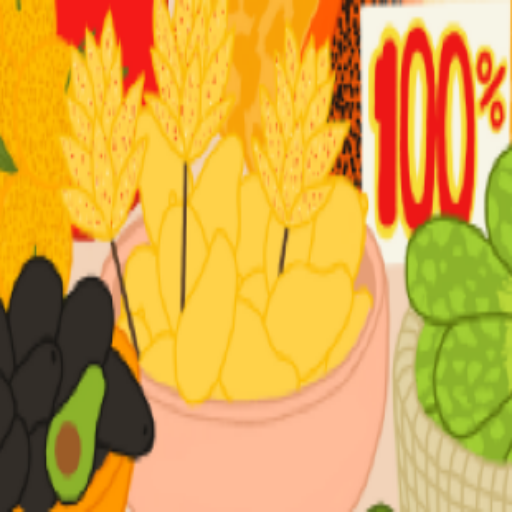
//> input picture inter_linear/project_clean/512_512Test.PNG, 512 x 512 px
$ ./kernel_driver_cpp   (built with g++ and OpenCV 4)
//> lines starting //> are read from the running program, lines starting //| are printed output that depends on the picture
### inter_linear/project_clean/kernel.h
#include <immintrin.h>


// [7 lines left out: function print_ymm, not called in this run]

inline void kernel
(
 int a,
 int b,
 float* src,
 float* output
 ){

  __m256 ymm0, ymm1, ymm2, ymm3, ymm4, ymm5, ymm6, ymm7;
  __m256 ymm8, ymm9, ymm10, ymm11, ymm12, ymm13, ymm14;
  __m256i ymm15 = _mm256_set_epi32(3,3,2,2,1,1,0,0);


  int line_len = 8 * b + 1;
  float* src_ptr = src;
  float* out_ptr = output;


  float TL1[8] = {0.5625,0.1875,0.5625,0.1875,0.5625,0.1875,0.5625,0.1875}; //BL2
  float TL2[8] = {0.1875,0.0625,0.1875,0.0625,0.1875,0.0625,0.1875,0.0625}; //BL1
  float TR1[8] = {0.1875,0.5625,0.1875,0.5625,0.1875,0.5625,0.1875,0.5625}; //BR2
  float TR2[8] = {0.0625,0.1875,0.0625,0.1875,0.0625,0.1875,0.0625,0.1875}; //BR1

  float BL1[8] = {0.1875,0.0625,0.1875,0.0625,0.1875,0.0625,0.1875,0.0625};
  float BL2[8] = {0.5625,0.1875,0.5625,0.1875,0.5625,0.1875,0.5625,0.1875};
  float BR1[8] = {0.0625,0.1875,0.0625,0.1875,0.0625,0.1875,0.0625,0.1875};
  float BR2[8] = {0.1875,0.5625,0.1875,0.5625,0.1875,0.5625,0.1875,0.5625};


  for (int i = 0; i < a; i++){
    for (int j = 0; j < b; j++){
      src_ptr = src + i * 3 * (8 * b + 1) + 8 * j;
      out_ptr = output + i * 6 * 16 * b + 16 * j;
      ymm0 = _mm256_setzero_ps();  ymm1 = _mm256_setzero_ps();
      ymm2 = _mm256_setzero_ps();  ymm3 = _mm256_setzero_ps();
      ymm4 = _mm256_setzero_ps();  ymm5 = _mm256_setzero_ps();
      ymm6 = _mm256_setzero_ps();  ymm7 = _mm256_setzero_ps();
      ymm8 = _mm256_setzero_ps();  ymm9 = _mm256_setzero_ps();
      ymm10 = _mm256_setzero_ps();  ymm11 = _mm256_setzero_ps();


      ymm13 = _mm256_load_ps(TL1);
      ymm14 = _mm256_load_ps(TL2);


      ymm12 = _mm256_loadu_ps(src_ptr);
      ymm12 = _mm256_permutevar8x32_ps(ymm12, ymm15); //00112233
      ymm0 = _mm256_fmadd_ps(ymm12, ymm13, ymm0);
      ymm1 = _mm256_fmadd_ps(ymm12, ymm14, ymm1);


      ymm12 = _mm256_loadu_ps(src_ptr + line_len);
      ymm12 = _mm256_permutevar8x32_ps(ymm12, ymm15); //00112233
      ymm0 = _mm256_fmadd_ps(ymm12, ymm14, ymm0);
      ymm1 = _mm256_fmadd_ps(ymm12, ymm13, ymm1);
      ymm2 = _mm256_fmadd_ps(ymm12, ymm13, ymm2);
      ymm3 = _mm256_fmadd_ps(ymm12, ymm14, ymm3);

      ymm12 = _mm256_loadu_ps(src_ptr + 2 * line_len);
      ymm12 = _mm256_permutevar8x32_ps(ymm12, ymm15); //00112233
      ymm2 = _mm256_fmadd_ps(ymm12, ymm14, ymm2);
      ymm3 = _mm256_fmadd_ps(ymm12, ymm13, ymm3);
      ymm4 = _mm256_fmadd_ps(ymm12, ymm13, ymm4);
      ymm5 = _mm256_fmadd_ps(ymm12, ymm14, ymm5);

      ymm12 = _mm256_loadu_ps(src_ptr + 3 * line_len);
      ymm12 = _mm256_permutevar8x32_ps(ymm12, ymm15); //00112233
      ymm4 = _mm256_fmadd_ps(ymm12, ymm14, ymm4);
      ymm5 = _mm256_fmadd_ps(ymm12, ymm13, ymm5);


      ymm12 = _mm256_loadu_ps(src_ptr + 4);
      ymm12 = _mm256_permutevar8x32_ps(ymm12, ymm15); //00112233
      ymm6 = _mm256_fmadd_ps(ymm12, ymm13, ymm6);
      ymm7 = _mm256_fmadd_ps(ymm12, ymm14, ymm7);

      ymm12 = _mm256_loadu_ps(src_ptr + line_len + 4);
      ymm12 = _mm256_permutevar8x32_ps(ymm12, ymm15); //00112233
      ymm6 = _mm256_fmadd_ps(ymm12, ymm14, ymm6);
      ymm7 = _mm256_fmadd_ps(ymm12, ymm13, ymm7);
      ymm8 = _mm256_fmadd_ps(ymm12, ymm13, ymm8);
      ymm9 = _mm256_fmadd_ps(ymm12, ymm14, ymm9);

      ymm12 = _mm256_loadu_ps(src_ptr + 2 * line_len + 4);
      ymm12 = _mm256_permutevar8x32_ps(ymm12, ymm15); //00112233
      ymm8 = _mm256_fmadd_ps(ymm12, ymm14, ymm8);
      ymm9 = _mm256_fmadd_ps(ymm12, ymm13, ymm9);
      ymm10 = _mm256_fmadd_ps(ymm12, ymm13, ymm10);
      ymm11 = _mm256_fmadd_ps(ymm12, ymm14, ymm11);

      ymm12 = _mm256_loadu_ps(src_ptr + 3 * line_len + 4);
      ymm12 = _mm256_permutevar8x32_ps(ymm12, ymm15); //00112233
      ymm10 = _mm256_fmadd_ps(ymm12, ymm14, ymm10);
      ymm11 = _mm256_fmadd_ps(ymm12, ymm13, ymm11);


      ymm13 = _mm256_load_ps(TR1);
      ymm14 = _mm256_load_ps(TR2);

      ymm12 = _mm256_loadu_ps(src_ptr + 1);
      ymm12 = _mm256_permutevar8x32_ps(ymm12, ymm15); //00112233
      ymm0 = _mm256_fmadd_ps(ymm12, ymm13, ymm0);
      ymm1 = _mm256_fmadd_ps(ymm12, ymm14, ymm1);

      ymm12 = _mm256_loadu_ps(src_ptr + line_len + 1);
      ymm12 = _mm256_permutevar8x32_ps(ymm12, ymm15); //00112233
      ymm0 = _mm256_fmadd_ps(ymm12, ymm14, ymm0);
      ymm1 = _mm256_fmadd_ps(ymm12, ymm13, ymm1);
      ymm2 = _mm256_fmadd_ps(ymm12, ymm13, ymm2);
      ymm3 = _mm256_fmadd_ps(ymm12, ymm14, ymm3);

      ymm12 = _mm256_loadu_ps(src_ptr + 2 * line_len + 1);
      ymm12 = _mm256_permutevar8x32_ps(ymm12, ymm15); //00112233
      ymm2 = _mm256_fmadd_ps(ymm12, ymm14, ymm2);
      ymm3 = _mm256_fmadd_ps(ymm12, ymm13, ymm3);
      ymm4 = _mm256_fmadd_ps(ymm12, ymm13, ymm4);
      ymm5 = _mm256_fmadd_ps(ymm12, ymm14, ymm5);

      ymm12 = _mm256_loadu_ps(src_ptr + 3 * line_len + 1);
      ymm12 = _mm256_permutevar8x32_ps(ymm12, ymm15); //00112233
      ymm4 = _mm256_fmadd_ps(ymm12, ymm14, ymm4);
      ymm5 = _mm256_fmadd_ps(ymm12, ymm13, ymm5);


      ymm12 = _mm256_loadu_ps(src_ptr + 4 + 1);
      ymm12 = _mm256_permutevar8x32_ps(ymm12, ymm15); //00112233
      ymm6 = _mm256_fmadd_ps(ymm12, ymm13, ymm6);
      ymm7 = _mm256_fmadd_ps(ymm12, ymm14, ymm7);

      ymm12 = _mm256_loadu_ps(src_ptr + line_len + 4 + 1);
      ymm12 = _mm256_permutevar8x32_ps(ymm12, ymm15); //00112233
      ymm6 = _mm256_fmadd_ps(ymm12, ymm14, ymm6);
      ymm7 = _mm256_fmadd_ps(ymm12, ymm13, ymm7);
      ymm8 = _mm256_fmadd_ps(ymm12, ymm13, ymm8);
      ymm9 = _mm256_fmadd_ps(ymm12, ymm14, ymm9);

      ymm12 = _mm256_loadu_ps(src_ptr + 2 * line_len + 4 + 1);
      ymm12 = _mm256_permutevar8x32_ps(ymm12, ymm15); //00112233
      ymm8 = _mm256_fmadd_ps(ymm12, ymm14, ymm8);
      ymm9 = _mm256_fmadd_ps(ymm12, ymm13, ymm9);
      ymm10 = _mm256_fmadd_ps(ymm12, ymm13, ymm10);
      ymm11 = _mm256_fmadd_ps(ymm12, ymm14, ymm11);

      ymm12 = _mm256_loadu_ps(src_ptr + 3 * line_len + 4 + 1);
      ymm12 = _mm256_permutevar8x32_ps(ymm12, ymm15); //00112233
      ymm10 = _mm256_fmadd_ps(ymm12, ymm14, ymm10);
      ymm11 = _mm256_fmadd_ps(ymm12, ymm13, ymm11);

      // [12 lines of commented-out code are left out]
    _mm256_storeu_ps(out_ptr, ymm0);               _mm256_storeu_ps(out_ptr + 8, ymm6);
    _mm256_storeu_ps(out_ptr + b * 16, ymm1);      _mm256_storeu_ps(out_ptr + b * 16 + 8, ymm7);
    _mm256_storeu_ps(out_ptr + 2 * b * 16, ymm2);  _mm256_storeu_ps(out_ptr + 2 * b * 16 + 8, ymm8);
    _mm256_storeu_ps(out_ptr + 3 * b * 16, ymm3);  _mm256_storeu_ps(out_ptr + 3 * b * 16 + 8, ymm9);
    _mm256_storeu_ps(out_ptr + 4 * b * 16, ymm4);  _mm256_storeu_ps(out_ptr + 4 * b * 16 + 8, ymm10);
    _mm256_storeu_ps(out_ptr + 5 * b * 16, ymm5);  _mm256_storeu_ps(out_ptr + 5 * b * 16 + 8, ymm11);

    }
  }
}

### inter_linear/project_clean/kernel_driver_cpp.cpp
#include <opencv2/opencv.hpp>
#include <stdio.h>
#include <stdlib.h>
#include <math.h>
#include "immintrin.h"

#include "kernel.h"
#define RUNS 5
//timing routine for reading the time stamp counter
static __inline__ unsigned long long rdtsc(void) {
  unsigned hi, lo;
  __asm__ __volatile__ ("rdtsc" : "=a"(lo), "=d"(hi));
  return ( (unsigned long long)lo)|( ((unsigned long long)hi)<<32 );
}


int main(){
  //kernel size: 6 * 16
  //input image size: a * 3 + 1 rows, b * 8 + 1 cols
  //output image size: 6 * a rows, 16 * b cols
  //output image size should be: 6 * a + 2 rows, 16 * b + 2 cols, but the outermost pixels are corner cases, and I haven't implemented it yet.
  unsigned long long t0, t1, sum1, sum2;
  int a = 100;
  int b = 100;

  //use opencv resize to get a (a*3+1) * (b*8+1) source image
  cv::Mat input_img = cv::imread("512_512Test.PNG");
//> input_img is the input picture: 512 rows x 512 cols, CV_8UC3; mean B, G, R 71.6, 166, 215.2
  cv::Size new_src_size(b * 8 + 1, a * 3 + 1);
  cv::Mat src_img;
  cv::resize(input_img, src_img, new_src_size, 0, 0,cv::INTER_NEAREST);
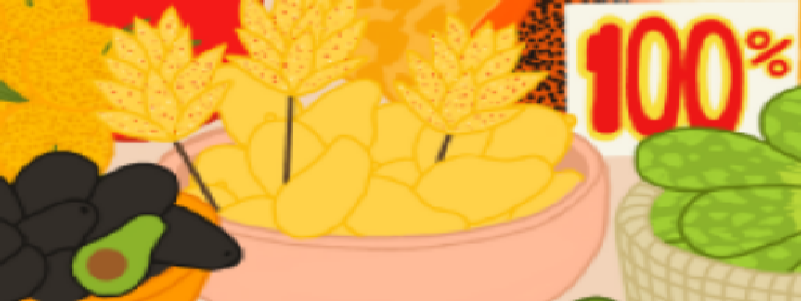
//> src_img: 301 rows x 801 cols, CV_8UC3; mean B, G, R 71.5, 166, 215.2


  //get blue channel, and convert to float array
  cv::Mat blue_channel;
  cv::extractChannel(src_img, blue_channel, 0);
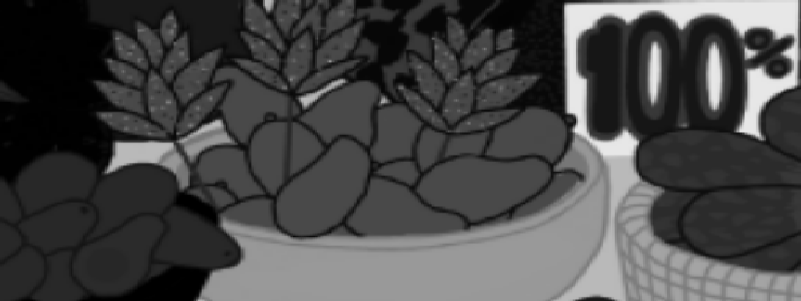
//> blue_channel: 301 rows x 801 cols, CV_8UC1; min 0, max 231, mean 71.5
  blue_channel.convertTo(blue_channel, CV_32F);
//> blue_channel: 301 rows x 801 cols, CV_32FC1
  float* src = (float*)(blue_channel.data);

  //save src image
  cv::Mat src_img_blue(3*a+1, 8*b+1, CV_32F, src);
  cv::imwrite("src_blue.jpg", src_img_blue);


  float* out;
  posix_memalign((void**) &out, 32, 6*a*16*b * sizeof(float));

  sum1 = 0;
  sum2 = 0;

  for (int runs = 0; runs != RUNS; ++runs){
    t0 = rdtsc();
    kernel(a,b,src,out);
    t1 = rdtsc();

    cv::Mat out_img(6*a, 16*b, CV_32F, out);
    cv::imwrite("output_image.jpg", out_img);
    sum1 += (t1 - t0);
  }
//> after the loop, sum1 = 11186088

  cv::Mat cv_out;
  cv::Size new_src_size1(b * 16 + 2, a * 6 + 2);
//> new_src_size1 = Size(1602, 602)
  for (int runs = 0; runs != RUNS; ++runs){
    t0 = rdtsc();
    cv::resize(blue_channel, cv_out, new_src_size1, 0, 0,cv::INTER_LINEAR);
    t1 = rdtsc();

    cv::imwrite("output_image_opencv.jpg", cv_out);
    sum2 += (t1 - t0);
  }
//> after the loop, sum2 = 80425922


  printf(" %lf\n", (1.0 * 96 * a * b)/((double)(sum1/(1.0*RUNS))));
//|  0.429104
  printf(" %lf\n", (1.0 * 96 * a * b)/((double)(sum2/(1.0*RUNS))));
//|  0.059682
  return 0;
}
